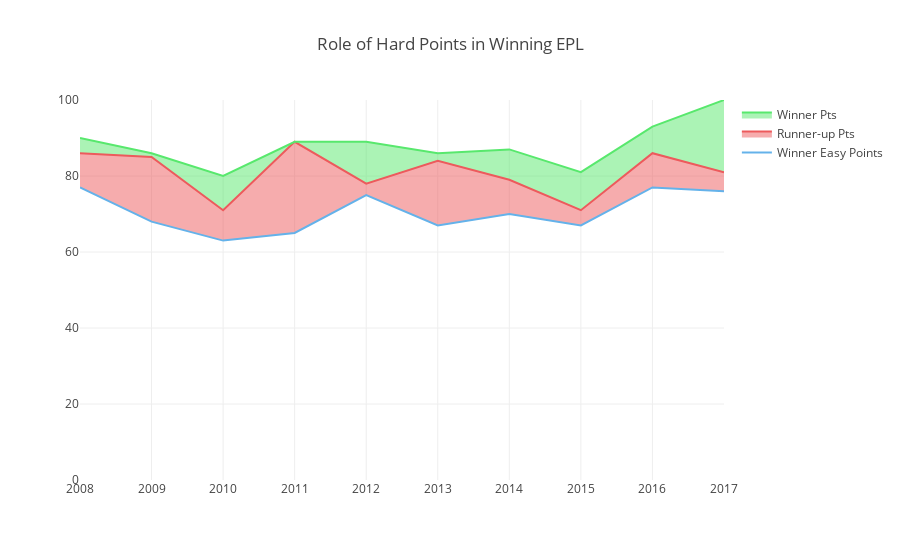

The code cell stored with this chart in its notebook:
### Code cell
trace0 = go.Scatter(
    x = df['year'],
    y = df['weak_opposition_pts'],
    name = 'Winner Easy Points',
    fill = None,
    mode = 'lines',
    line = dict(color='#64b2ea')
)

trace1 = go.Scatter(
    x = df['year'],
    y = df['runnerup_pts'],
    name = 'Runner-up Pts',
    fill = 'tonexty',
    mode = 'lines',
    line = dict(color='#ed5a5c')
)

trace2 = go.Scatter(
    x = df['year'],
    y = df['winner_pts'],
    name = 'Winner Pts',
    fill = 'tonexty',
    mode = 'lines',
    line = dict(color='#58e86d')
)



data = [trace0, trace1, trace2]

layout = dict(
    title = 'Role of Hard Points in Winning EPL',
    yaxis = dict(
        range = [0,100],
        zeroline = False
    )
)

plotly.offline.iplot({'data':data, 'layout':layout})

### Figure 1 — Plotly figure (JSON) as saved in the notebook; plotly's stock layout.template omitted (floating-point values rounded to 4 significant figures)
{"data": [{"line": {"color": "#64b2ea"}, "mode": "lines", "name": "Winner Easy Points", "type": "scatter", "uid": "a3d6eae2-ce18-11e8-a588-784f438dbc8b", "x": [2008, 2009, 2010, 2011, 2012, 2013, 2014, 2015, 2016, 2017], "y": [77, 68, 63, 65, 75, 67, 70, 67, 77, 76]}, {"fill": "tonexty", "line": {"color": "#ed5a5c"}, "mode": "lines", "name": "Runner-up Pts", "type": "scatter", "uid": "a3d6ec54-ce18-11e8-9eda-784f438dbc8b", "x": [2008, 2009, 2010, 2011, 2012, 2013, 2014, 2015, 2016, 2017], "y": [86, 85, 71, 89, 78, 84, 79, 71, 86, 81]}, {"fill": "tonexty", "line": {"color": "#58e86d"}, "mode": "lines", "name": "Winner Pts", "type": "scatter", "uid": "a3d6ed26-ce18-11e8-b945-784f438dbc8b", "x": [2008, 2009, 2010, 2011, 2012, 2013, 2014, 2015, 2016, 2017], "y": [90, 86, 80, 89, 89, 86, 87, 81, 93, 100]}], "layout": {"title": "Role of Hard Points in Winning EPL", "yaxis": {"range": [0, 100], "zeroline": false}}}
